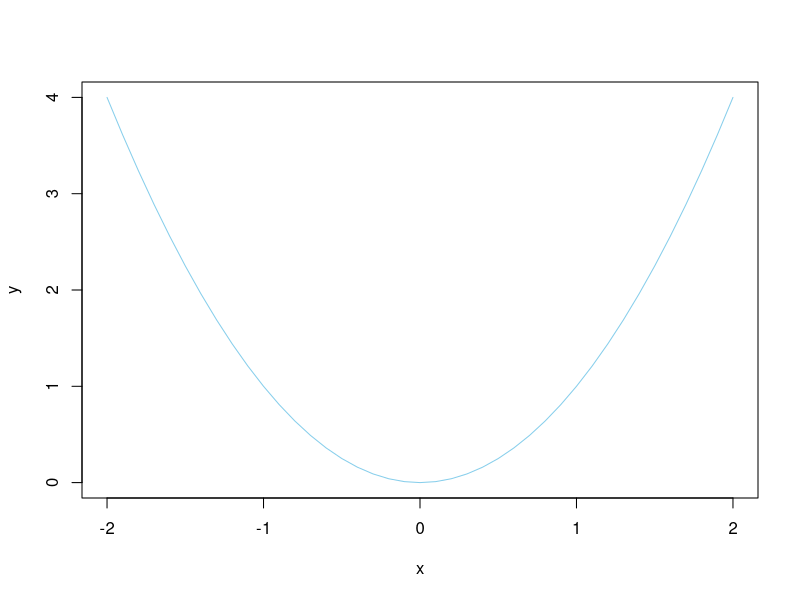

R code for this plot:
x = seq( from = -2 , to = 2 , by = 0.1 )   # Specify vector of x values.
y = x^2                                    # Specify corresponding y values.
plot( x , y , col="skyblue" , type="l" )   # Plot the x,y points as a blue line.
